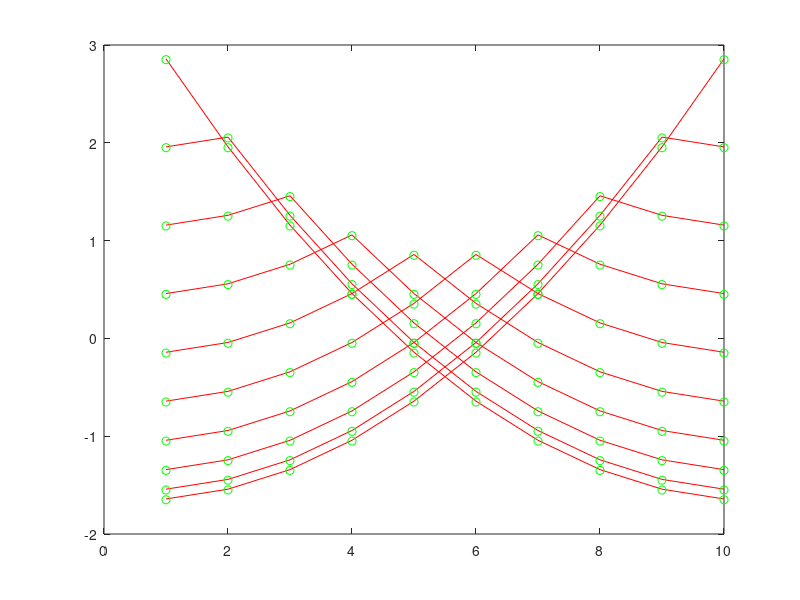

MATLAB code to generate this figure: (Note: this script raises an error after producing the figure.)
function [G,Nplus] = nw8(n)  
%NW8       Discrete approximation of continuous 1-D leveling with
%          Neumann boundary conditions

%Kai Borre June 5, 1998
%Copyright (c) by Kai Borre
%$Revision: 1.0 $  $Date: 2000/12/16 $

if nargin == 0, n = 10; end

u = linspace(1/(2*n),1-1/(2*n),n);
v = u;
G = zeros(n,n);
for i = 1:n
   for j = 1:n
      if v(j) > u(i)
         G(j,i) = (u(i)^2+v(j)^2)/2+1/3-v(j);
      else
         G(j,i) = (u(i)^2+v(j)^2)/2+1/3-u(i); 
      end
   end
end

Nplus = zeros(n,n);
for i = 1:n
   for j = 1:n
      if j >= i
         Nplus(i,j) = ...
            ((n-1)*(2*n+5-6*j)/3+(j-1)*(j-2)+i*(i-1))/(2*n);
      else
         Nplus(i,j) = ((n-1)*(2*n+5-6*i)/3 ...
                                +(i-1)*(i-2)+j*(j-1))/(2*n);  
      end
   end
end

if n < 10
   G*n-Nplus    % approximation error
end
plot(G*n,'r')
hold on
pause
plot(Nplus,'go')
hold off
print -deps nw8 
s%%%%%%%%%%%%%%% end nw8.m  %%%%%%%%%%%%